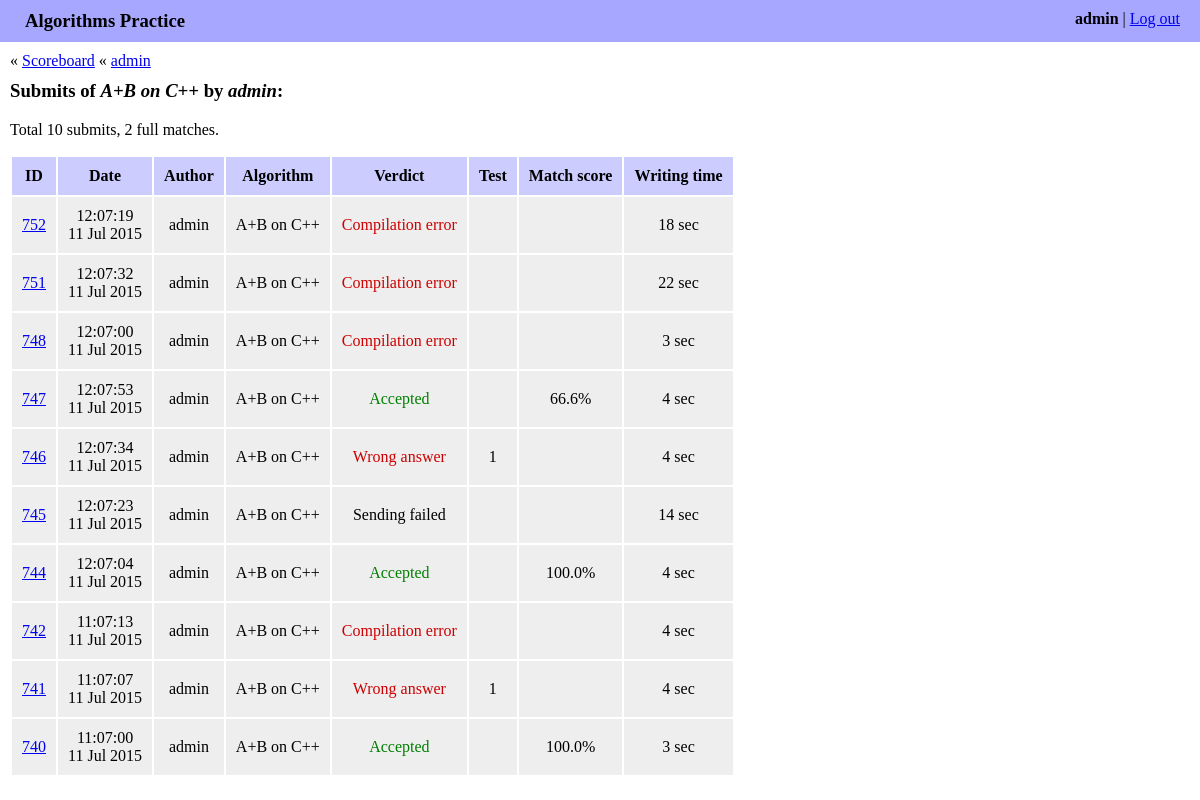
The page /history/admin/ab-on-c/ (signed in) on the database its author committed.
### algo/models.py (models this page shows, shortened)
class Algorithm(models.Model):
    name = models.CharField(max_length=255)
    slug = models.SlugField(max_length=60)
    language = models.ForeignKey(Language)
    source_code = models.TextField()
    judge_space_id = models.IntegerField(blank=True, null=True)
    judge_problem_id = models.IntegerField(blank=True, null=True)
    def __str__(self):
        return self.name

class Submit(models.Model):
    algorithm = models.ForeignKey(Algorithm)
    author = models.ForeignKey(User)
    date = models.DateTimeField(auto_now_add=True)
    elapsed_seconds = models.IntegerField()
    source_code = models.TextField()
    score = models.FloatField()
    judge_submit_date = models.DateTimeField(blank=True, null=True)
    judge_verdict = models.CharField(blank=True, max_length=255)
    judge_test = models.IntegerField(blank=True, null=True)
    judge_comment = models.TextField(blank=True)
    awaiting_for_verdict = models.BooleanField()
    def get_verdict_type(self):
        try:
            return JUDGE_VERDICTS[self.judge_verdict][1]
        except KeyError:
            return 'unknown'
    def get_verdict_kind(self):
        verdict_type = self.get_verdict_type()
        if verdict_type == 'rejected':
            return 'bad'
        if verdict_type == 'accepted':
            return 'good'
        return 'unknown'
    def is_scores_visible(self):
        return not self.judge_verdict or self.get_verdict_kind() == 'good'
    EPS = 1e-7

### algo/views.py (the view)
# urls.py: url(r'^history/(?P<author_username>[\w-]+)/$',
@login_required
def history(request, author_username, algorithm_slug=None):
    author = get_object_or_404(User, username=author_username)
    if algorithm_slug is not None:
        algorithm = get_object_or_404(Algorithm, slug=algorithm_slug)
        submits = Submit.objects.filter(author=author, algorithm=algorithm)
    else:
        algorithm = None
        submits = Submit.objects.filter(author=author)
    submits = submits.order_by('-pk')
    full_matches_count = sum(1 for item in submits
                             if abs(item.score - 100) < Submit.EPS)
    return render(request, 'algo/history.html', {
        'algorithm': algorithm,
        'author': author,
        'full_matches_count': full_matches_count,
        'submits': submits,
    })

### algo/templates/algo/history.html (shortened to what this page needs)
{% extends "algo/base.html" %}
{% load staticfiles %}
{% block content %}
<div class="navigation_box">
    &laquo; <a href="{% url 'algo:index' %}">Scoreboard</a>
    {% if algorithm %}
    &laquo; <a href="{% url 'algo:history' author_username=author.username %}">
        {{ author.username }}
    </a>
    {% endif %}
</div>
<h3>
    Submits
    {% if algorithm %}
    of <i>{{ algorithm.name }}</i>
    {% endif %}
    by <i>{{ author.username }}</i>:
</h3>
<p>
    Total {{ submits|length }} submit{{ submits|length|pluralize }},
    {{ full_matches_count }} full match{{ full_matches_count|pluralize:"es" }}.
</p>
{% if submits %}
<table class="history_table">
    <thead>
        <th>ID</th>
        <th>Date</th>
        <th>Author</th>
        <th>Algorithm</th>
        <th>Verdict</th>
        <th>Test</th>
        <th>Match score</th>
        <th>Writing time</th>
    </thead>
    <tbody>
        {% for submit in submits %}
        <tr>
            <td>
                <a href="{% url 'algo:show_submit' submit.author.username submit.algorithm.slug submit.id %}">
                    {{ submit.id }}
                </a>
            </td>
            <td>
                {{ submit.date|date:"H:m:s" }}<br />
                {{ submit.date|date:"d M Y" }}
            </td>
            <td>{{ submit.author }}</td>
            <td>{{ submit.algorithm }}</td>
            <td>
                {% if submit.judge_verdict != None %}
                <span class="verdict_{{ submit.get_verdict_kind }}">
                    {{ submit.judge_verdict }}
                </span>
                {% endif %}
            </td>
            <td>
                {% if submit.judge_test != None %}
                {{ submit.judge_test }}
                {% endif %}
            </td>
            <td>
                {% if submit.is_scores_visible %}
                {{ submit.score|floatformat:1 }}%
                {% endif %}
            </td>
            <td>{{ submit.elapsed_seconds }} sec</td>
        </tr>
        {% endfor %}
    </tbody>
</table>
{% endif %}
{% endblock %}

### algo/templates/algo/base.html (shortened to what this page needs)
<!DOCTYPE html>
<html>
    <head>
        {% load staticfiles %}
        <link rel="stylesheet" href="{% static 'algo/style.css' %}">
    </head>
    <body>
        <div class="account_bar">
            <div class="account_info">
                <b>{{ request.user.username }}</b> | <a href="{% url 'logout' %}">Log out</a>
            </div>
            <div class="site_title">Algorithms Practice</div>
        </div>
        <div class="content">
        {% block content %}{% endblock %}
        </div>
    </body>
</html>

### algo/static/algo/style.css (style rules this page uses)
body { margin: 0; }
.account_bar { background-color: #a7a7ff; padding: 10px 20px 10px 25px; }
.account_info { float: right; }
.site_title { font-size: 14pt; font-weight: bold; }
.content { margin: 10px; }
h3 { margin-top: 10px; }
.verdict_bad { color: #c00; }
.verdict_good { color: green; }
.history_table { text-align: center; }
.history_table th { background-color: #ccf; padding: 10px; }
.history_table td { background-color: #eee; padding: 10px; }

### rows shown on the page
Algorithm: name "A+B on C++"
Submit: id "752", date "12:07:19", date "11 Jul 2015", author "admin", algorithm "A+B on C++", judge_verdict "Compilation error", elapsed_seconds "18"
Submit: id "751", date "12:07:32", date "11 Jul 2015", author "admin", algorithm "A+B on C++", judge_verdict "Compilation error", elapsed_seconds "22"
Submit: id "748", date "12:07:00", date "11 Jul 2015", author "admin", algorithm "A+B on C++", judge_verdict "Compilation error", elapsed_seconds "3"
Submit: id "747", date "12:07:53", date "11 Jul 2015", author "admin", algorithm "A+B on C++", judge_verdict "Accepted", score "66.6", elapsed_seconds "4"
Submit: id "746", date "12:07:34", date "11 Jul 2015", author "admin", algorithm "A+B on C++", judge_verdict "Wrong answer", judge_test "1", elapsed_seconds "4"
Submit: id "745", date "12:07:23", date "11 Jul 2015", author "admin", algorithm "A+B on C++", judge_verdict "Sending failed", elapsed_seconds "14"
Submit: id "744", date "12:07:04", date "11 Jul 2015", author "admin", algorithm "A+B on C++", judge_verdict "Accepted", score "100.0", elapsed_seconds "4"
Submit: id "742", date "11:07:13", date "11 Jul 2015", author "admin", algorithm "A+B on C++", judge_verdict "Compilation error", elapsed_seconds "4"
Submit: id "741", date "11:07:07", date "11 Jul 2015", author "admin", algorithm "A+B on C++", judge_verdict "Wrong answer", judge_test "1", elapsed_seconds "4"
Submit: id "740", date "11:07:00", date "11 Jul 2015", author "admin", algorithm "A+B on C++", judge_verdict "Accepted", score "100.0", elapsed_seconds "3"

### other values the page prints
{{ request.user.username }} "admin"
{{ author.username }} "admin"
{{ submits|length }} "10"
{{ full_matches_count }} "2"
